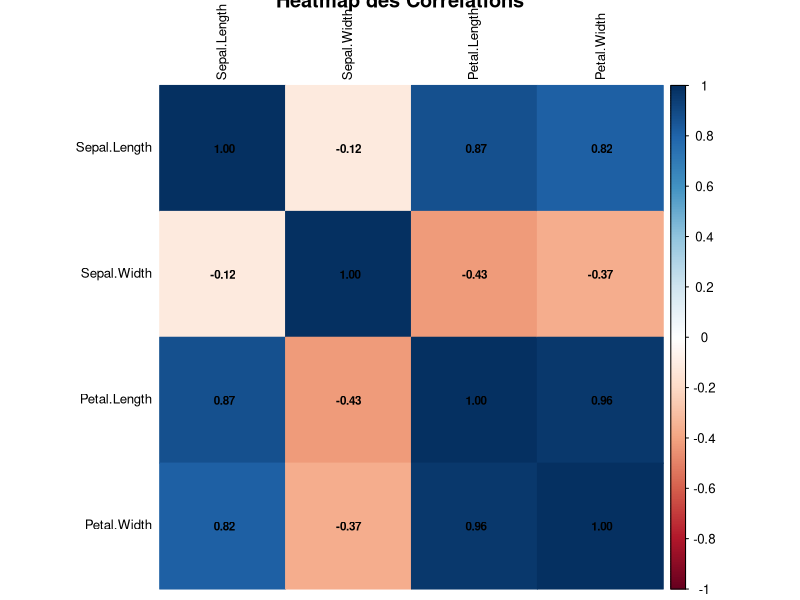
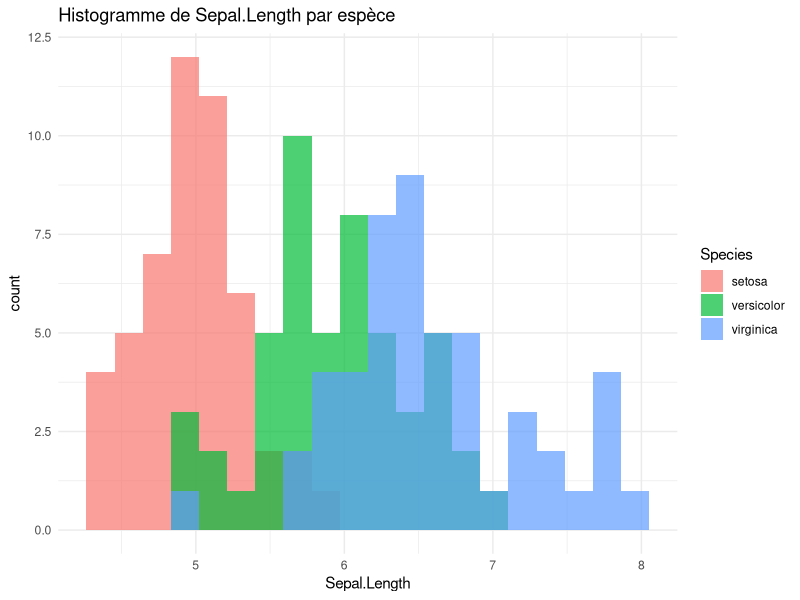
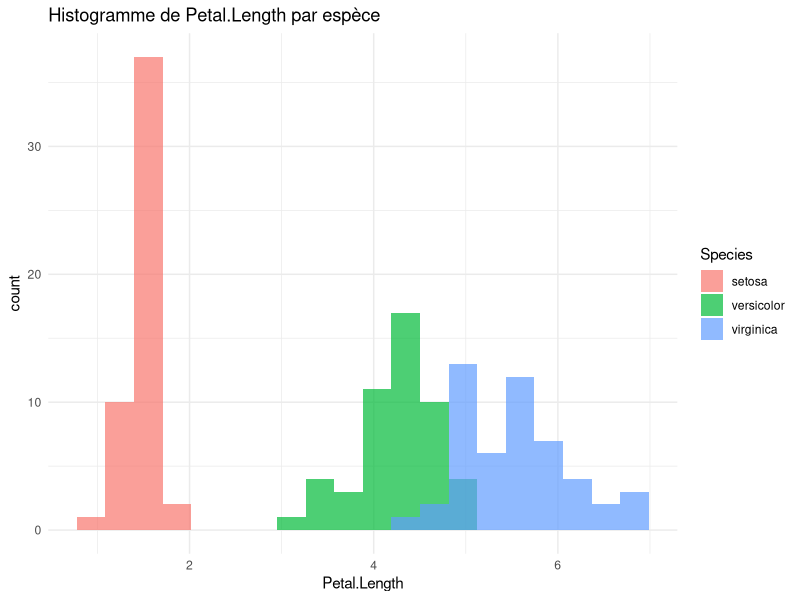
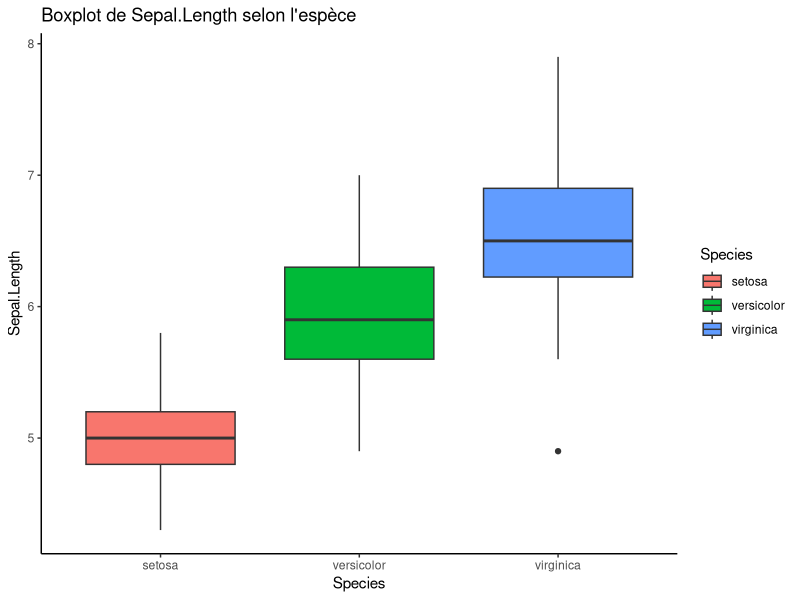
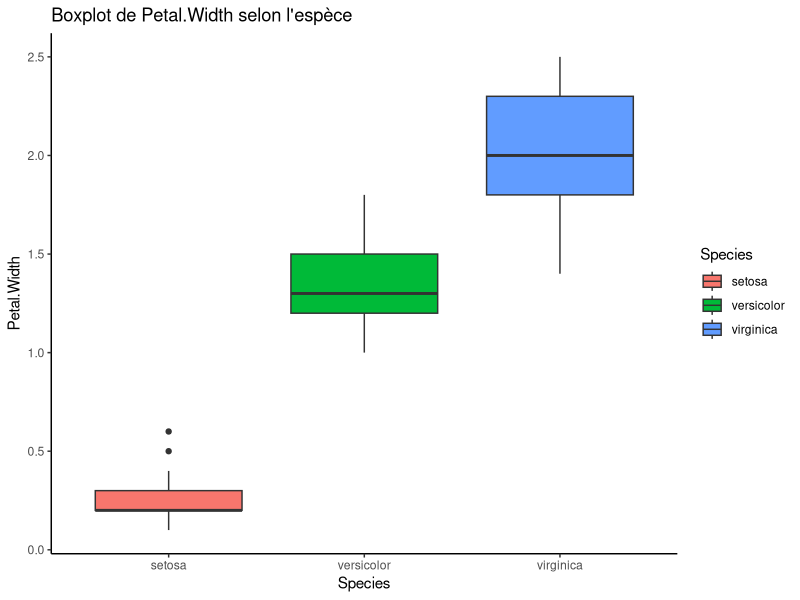
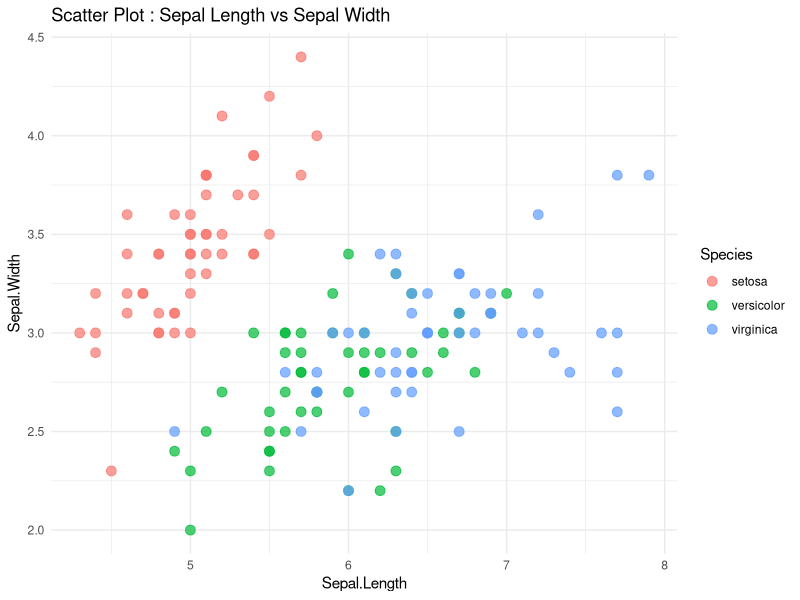
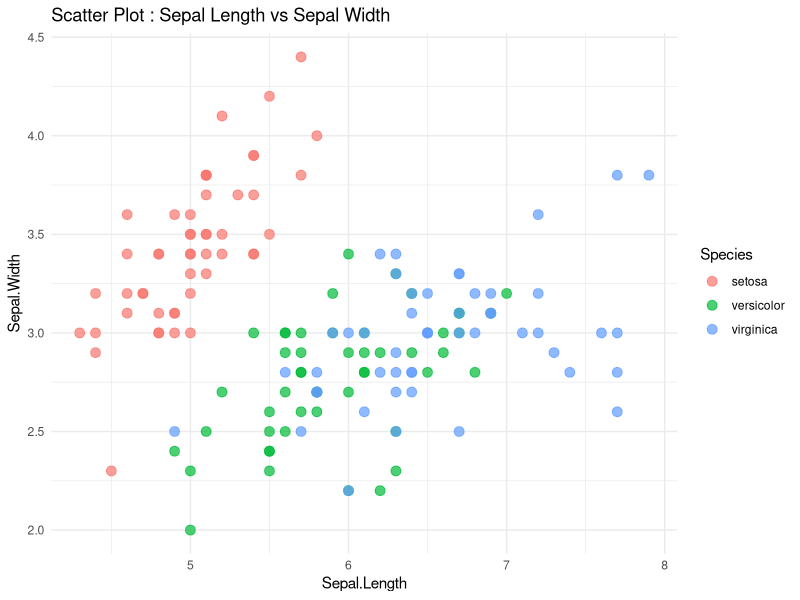
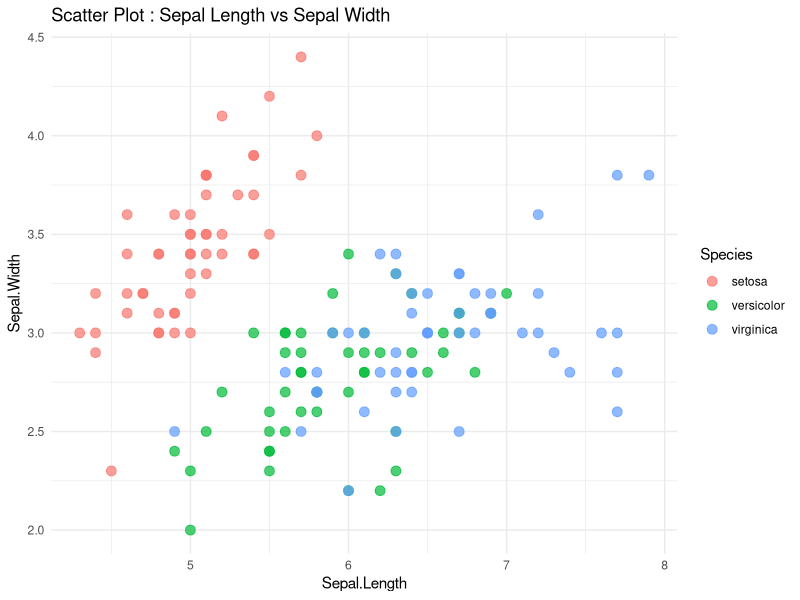

Generate these figures, in order, with R:
# analyse_iris.R
# Analyse exploratoire du dataset IRIS avec R

# Chargement des packages nécessaires
library(dplyr)
library(ggplot2)
library(corrplot)

# 1. Chargement et exploration du dataset
data(iris)
head(iris)
str(iris)
summary(iris)
cat("Nombre de valeurs manquantes :", sum(is.na(iris)), "\n")

# 2. Statistiques descriptives par espèce
stats_species <- iris %>%
  group_by(Species) %>%
  summarise(across(where(is.numeric), list(mean = mean, sd = sd), .names = "{col}_{fn}"))
print(stats_species)

# 3. Analyse des corrélations entre variables numériques
cor_matrix <- cor(iris[,1:4])
print(cor_matrix)

# Visualisation de la matrice de corrélation
corrplot(cor_matrix, method = "color", addCoef.col = "black",
         tl.cex=0.8, number.cex=0.7, tl.col="black",
         title = "Heatmap des Corrélations")

# 4. Visualisations

# Histogrammes par espèce
ggplot(iris, aes(x=Sepal.Length, fill=Species)) +
  geom_histogram(bins=20, alpha=0.7, position="identity") +
  theme_minimal() +
  ggtitle("Histogramme de Sepal.Length par espèce")

ggplot(iris, aes(x=Petal.Length, fill=Species)) +
  geom_histogram(bins=20, alpha=0.7, position="identity") +
  theme_minimal() +
  ggtitle("Histogramme de Petal.Length par espèce")

# Boxplots pour détecter outliers et différences
ggplot(iris, aes(x=Species, y=Sepal.Length, fill=Species)) +
  geom_boxplot() +
  theme_classic() +
  ggtitle("Boxplot de Sepal.Length selon l'espèce")

ggplot(iris, aes(x=Species, y=Petal.Width, fill=Species)) +
  geom_boxplot() +
  theme_classic() +
  ggtitle("Boxplot de Petal.Width selon l'espèce")

# Scatter plot Sepal Length vs Sepal Width coloré par espèce
ggplot(iris, aes(x=Sepal.Length, y=Sepal.Width, color=Species)) +
  geom_point(size=3, alpha=0.7) +
  theme_minimal() +
  ggtitle("Scatter Plot : Sepal Length vs Sepal Width")

# 5. Sauvegarde des graphiques au format PNG (exemple)
ggsave("histogram_sepal_length.png")
ggsave("boxplot_sepal_length.png")
ggsave("scatterplot_sepal.png")

# Fin du script

